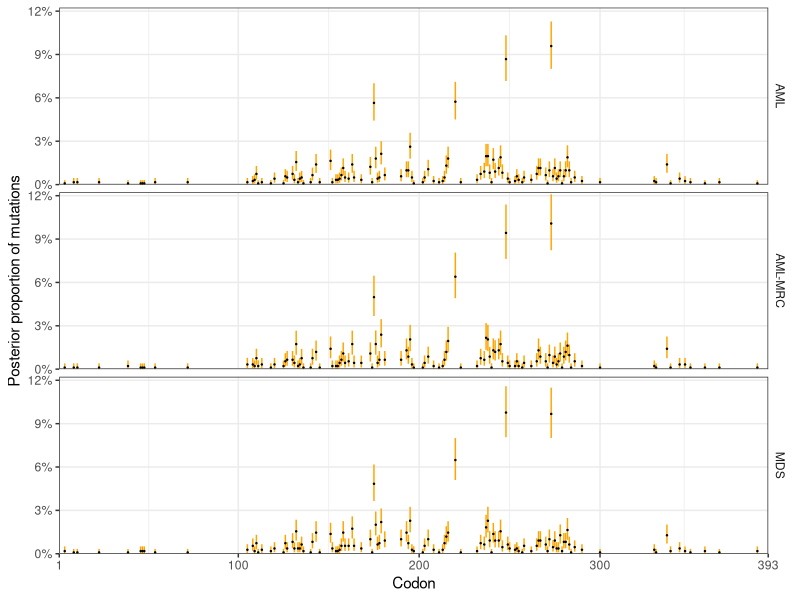
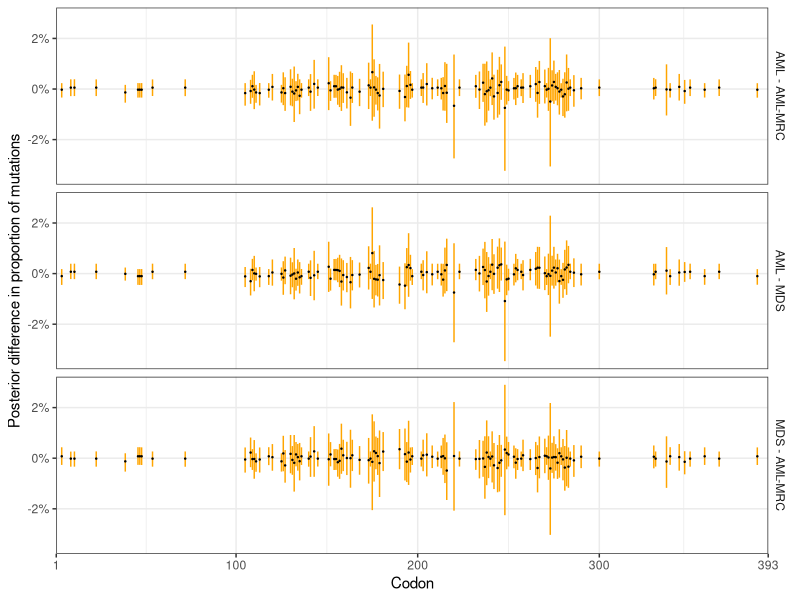
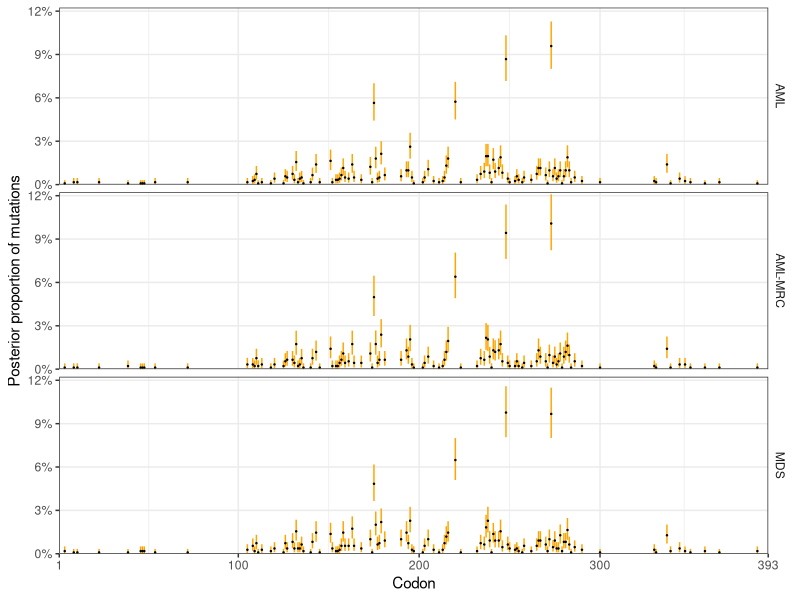
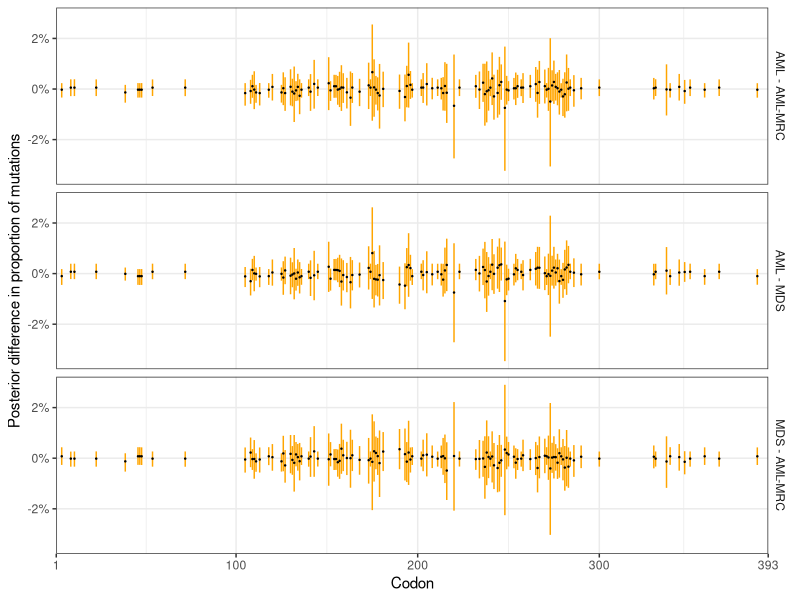

R code for these plots, in order:
## ---- chunk 1
knitr::opts_chunk$set(echo=T)
## ---- chunk 2
library(readr)
library(dplyr)
library(gtools)
library(ggplot2)
library(scales)

set.seed(42)

if (!dir.exists("figures")) dir.create("figures")
if (!dir.exists("results")) dir.create("results")
## ---- chunk 3
(df <- filter(read_csv("data.csv", show_col_types=F),
              AML>0 | MDS>0 | `AML-MRC`>0))  # Disregard sites with no mutations
(n <- apply(df[,2:4], 2, sum))  # Compute the sample size of each disease
(l <- nrow(df))  # The number of sites considered
combos <- list(c("AML", "MDS"), c("MDS", "AML-MRC"), c("AML", "AML-MRC"))
N <- 10^5  # Set the simulation size
## ---- chunk 4
# Sample the posterior
prior <- apply(df[2:4], 1, sum)
posts <- list()
for (di in 2:4)
  posts[[names(df)[di]]] <- rdirichlet(N, prior + df[[di]])
## ---- chunk 5
# Compute posterior distribution statistics
thetas <- list(disease=rep(names(posts), each=l),
               site=rep(df$site, 3))
for (d in names(posts)) {
  thetas[["mean"]] <- c(thetas[["mean"]], apply(posts[[d]], 2, mean))
  thetas[["q025"]] <- c(thetas[["q025"]], apply(posts[[d]], 2, quantile, probs=0.025))
  thetas[["q975"]] <- c(thetas[["q975"]], apply(posts[[d]], 2, quantile, probs=0.975))
}
theta_df <- as_tibble(thetas)
write_csv(theta_df, "results/proportions.csv")
## ---- chunk 6
# Visualize inferred mutation proportions
ggplot(theta_df, aes(x=site)) +
  geom_segment(aes(xend=site, y=q025, yend=q975), color="orange") +
  geom_point(aes(y=mean), size=0.2) +
  facet_grid(rows=vars(disease)) +
  scale_x_continuous(breaks=c(1,100,200,300,393), limits=c(1,393), expand=c(0,0)) +
  scale_y_continuous(labels=percent_format(),
                     limits=c(0, max(theta_df$q975)+0.0015), expand=c(0,0)) +
  xlab("Codon") +
  ylab("Posterior proportion of mutations") +
  theme_bw() +
  theme(strip.placement="outside", strip.background=element_blank(),
        panel.grid.minor.y=element_blank())
ggsave("figures/proportions.pdf", width=7, height=4)
## ---- chunk 7
diff_df <- c()
for (combo in combos) {
  # Sample the posterior proportion differences between diseases
  diff <- posts[[combo[1]]] - posts[[combo[2]]]
  
  # Collect statistics of the differences
  diff_df <- rbind(diff_df,
                   data.frame(combo=paste(combo[1], combo[2], sep=" - "),
                              site=df$site,
                              mean=apply(diff, 2, mean),
                              q025=apply(diff, 2, quantile, probs=0.025),
                              q975=apply(diff, 2, quantile, probs=0.975)))
}
diff_df <- as_tibble(diff_df)
write_csv(diff_df, "results/differences.csv")
## ---- chunk 8
ggplot(diff_df, aes(x=site)) +
  geom_segment(aes(xend=site, y=q025, yend=q975), color="orange") +
  geom_point(aes(y=mean), size=0.2) +
  facet_grid(rows=vars(combo)) +
  scale_x_continuous(breaks=c(1,100,200,300,393), limits=c(1,393), expand=c(0,0)) +
  scale_y_continuous(labels=percent_format()) +
  xlab("Codon") +
  ylab("Posterior difference in proportion of mutations") +
  theme_bw() +
  theme(strip.placement="outside", strip.background=element_blank(),
        panel.grid.minor.y=element_blank())
ggsave("figures/differences.pdf", width=7, height=4)

# The number of positions whose 95% central credible interval excludes zero
with(diff_df, sum(0<q025 | 0>q975))
